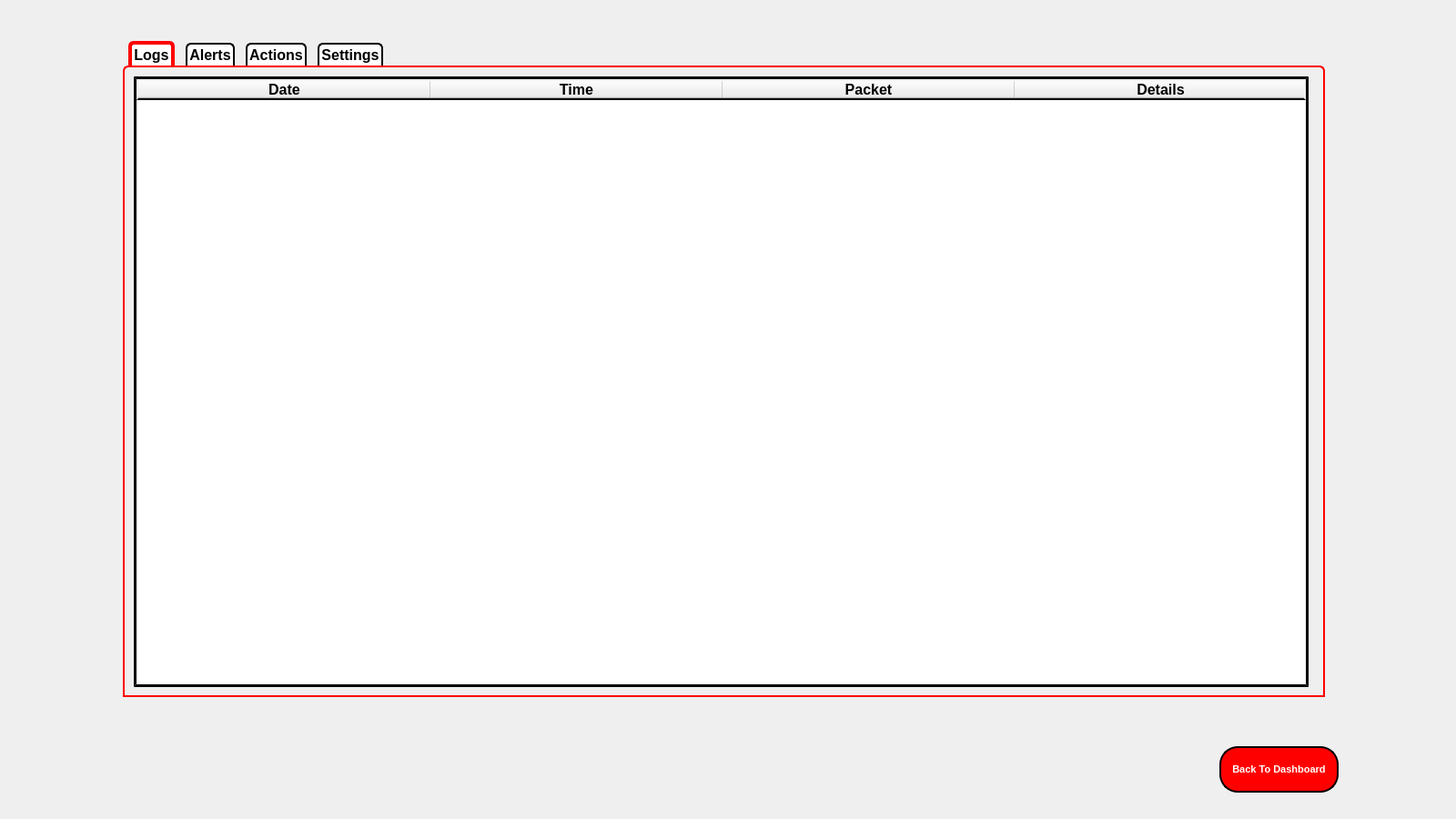
<?xml version="1.0" encoding="UTF-8"?>
<ui version="4.0">
 <class>AdvancedPage</class>
 <widget class="QWidget" name="AdvancedPage">
  <property name="geometry">
   <rect>
    <x>0</x>
    <y>0</y>
    <width>1600</width>
    <height>900</height>
   </rect>
  </property>
  <property name="windowTitle">
   <string>Form</string>
  </property>
  <widget class="QTabWidget" name="tabWidget">
   <property name="geometry">
    <rect>
     <x>135</x>
     <y>45</y>
     <width>1321</width>
     <height>721</height>
    </rect>
   </property>
   <property name="font">
    <font>
     <pointsize>12</pointsize>
     <weight>75</weight>
     <bold>true</bold>
    </font>
   </property>
   <property name="layoutDirection">
    <enum>Qt::LeftToRight</enum>
   </property>
   <property name="styleSheet">
    <string notr="true">QTabWidget::tab-bar {
    alignment: center;
}

QTabBar::tab {
    background-color: white;
    border: 2px solid #C4C4C3;
    border-top-left-radius: 6px;
    border-top-right-radius: 6px;
    border-bottom-left-radius: 0px;
    border-bottom-right-radius: 0px;
    min-width: 50ex;
    padding: 2px;
	margin-left: 6px;
    margin-right: 6px;
}

QTabBar::tab:selected {
    border-color: red;
    border-bottom: 0px;
    border-bottom-left-radius: 0px;
    border-bottom-right-radius: 0px;
	border-width:4px;
}

QTabBar::tab:!selected {
    margin-top: 2px;
    background-color: white;
    border-bottom:0px;
    border-color: black;
    border-bottom-left-radius: 0px;
    border-bottom-right-radius: 0px;
}

QTabWidget:pane  {
    border: 2px solid black; /* Set the border color for the content area */
    border-top-left-radius: 6px;
    border-top-right-radius: 6px;
    border-bottom-left-radius: 0px;
    border-bottom-right-radius: 0px;
}
QTabWidget::tab-bar {
    alignment: center;
}

QTabBar::tab {
    background-color: white;
    border: 2px solid #C4C4C3;
    border-top-left-radius: 6px;
    border-top-right-radius: 6px;
    border-bottom-left-radius: 0px;
    border-bottom-right-radius: 0px;
    min-width: 50ex;
    padding: 2px;
    margin-left: 6px;
    margin-right: 6px;
}

QTabBar::tab:selected {
    border-color: red;
    border-bottom: 0px;
    border-bottom-left-radius: 0px;
    border-bottom-right-radius: 0px;
    border-width: 4px;
}

QTabBar::tab:!selected {
    margin-top: 2px;
    background-color: white;
    border-bottom: 0px;
    border-color: black;
    border-bottom-left-radius: 0px;
    border-bottom-right-radius: 0px;
}

QTabWidget:pane {
    border: 2px solid red; /* Set the border color for the outline of the QTabWidget */
    border-top-left-radius: 6px;
    border-top-right-radius: 6px;
    border-bottom-left-radius: 0px;
    border-bottom-right-radius: 0px;
}</string>
   </property>
   <property name="tabPosition">
    <enum>QTabWidget::North</enum>
   </property>
   <property name="currentIndex">
    <number>0</number>
   </property>
   <widget class="QWidget" name="log">
    <attribute name="title">
     <string>Logs</string>
    </attribute>
    <widget class="QTableWidget" name="logTable">
     <property name="geometry">
      <rect>
       <x>10</x>
       <y>10</y>
       <width>1291</width>
       <height>671</height>
      </rect>
     </property>
     <property name="sizePolicy">
      <sizepolicy hsizetype="Preferred" vsizetype="Preferred">
       <horstretch>0</horstretch>
       <verstretch>0</verstretch>
      </sizepolicy>
     </property>
     <property name="minimumSize">
      <size>
       <width>760</width>
       <height>0</height>
      </size>
     </property>
     <property name="autoFillBackground">
      <bool>false</bool>
     </property>
     <property name="styleSheet">
      <string notr="true"> /* LOG PAGE */
QTableWidget{
border: 3px outset black;
}
QTableWidget:bar{
border: 3px outset black;
}
QHeaderView {
    border: 2px solid black;
	border-top-style:null;
	border-left-style:null;
	border-right-style:null;
}
QTableWidget::item {
    background-color: rgba(255,0,0,90);
	color: black;
}
</string>
     </property>
     <property name="autoScroll">
      <bool>false</bool>
     </property>
     <property name="alternatingRowColors">
      <bool>true</bool>
     </property>
     <property name="selectionMode">
      <enum>QAbstractItemView::ContiguousSelection</enum>
     </property>
     <property name="showGrid">
      <bool>true</bool>
     </property>
     <property name="cornerButtonEnabled">
      <bool>false</bool>
     </property>
     <property name="rowCount">
      <number>0</number>
     </property>
     <attribute name="horizontalHeaderCascadingSectionResizes">
      <bool>false</bool>
     </attribute>
     <attribute name="horizontalHeaderDefaultSectionSize">
      <number>321</number>
     </attribute>
     <attribute name="horizontalHeaderHighlightSections">
      <bool>true</bool>
     </attribute>
     <attribute name="horizontalHeaderShowSortIndicator" stdset="0">
      <bool>false</bool>
     </attribute>
     <attribute name="verticalHeaderVisible">
      <bool>false</bool>
     </attribute>
     <attribute name="verticalHeaderCascadingSectionResizes">
      <bool>false</bool>
     </attribute>
     <attribute name="verticalHeaderHighlightSections">
      <bool>true</bool>
     </attribute>
     <attribute name="verticalHeaderShowSortIndicator" stdset="0">
      <bool>false</bool>
     </attribute>
     <attribute name="verticalHeaderStretchLastSection">
      <bool>false</bool>
     </attribute>
     <column>
      <property name="text">
       <string>Date</string>
      </property>
      <property name="font">
       <font>
        <pointsize>12</pointsize>
        <weight>75</weight>
        <bold>true</bold>
       </font>
      </property>
     </column>
     <column>
      <property name="text">
       <string>Time</string>
      </property>
      <property name="font">
       <font>
        <pointsize>12</pointsize>
        <weight>75</weight>
        <bold>true</bold>
       </font>
      </property>
     </column>
     <column>
      <property name="text">
       <string>Packet</string>
      </property>
      <property name="font">
       <font>
        <pointsize>12</pointsize>
        <weight>75</weight>
        <bold>true</bold>
       </font>
      </property>
     </column>
     <column>
      <property name="text">
       <string>Details</string>
      </property>
      <property name="font">
       <font>
        <pointsize>12</pointsize>
        <weight>75</weight>
        <bold>true</bold>
       </font>
      </property>
     </column>
    </widget>
   </widget>
   <widget class="QWidget" name="alerts">
    <attribute name="title">
     <string>Alerts</string>
    </attribute>
    <widget class="QSplitter" name="splitter">
     <property name="geometry">
      <rect>
       <x>10</x>
       <y>10</y>
       <width>1301</width>
       <height>671</height>
      </rect>
     </property>
     <property name="orientation">
      <enum>Qt::Vertical</enum>
     </property>
     <widget class="QLabel" name="label">
      <property name="font">
       <font>
        <pointsize>19</pointsize>
        <weight>75</weight>
        <bold>true</bold>
       </font>
      </property>
      <property name="layoutDirection">
       <enum>Qt::LeftToRight</enum>
      </property>
      <property name="text">
       <string>Active Alerts</string>
      </property>
      <property name="alignment">
       <set>Qt::AlignCenter</set>
      </property>
     </widget>
     <widget class="QTableWidget" name="activeAlertsTable">
      <property name="styleSheet">
       <string notr="true"> /* ALERTS PAGE */
QTableWidget{
border: 3px outset black;
}
QTableWidget:bar{
border: 3px outset black;
}
QHeaderView {
    border: 2px solid black; /* Adjust the thickness and color as needed */
	border-top-style:null;
	border-left-style:null;
	border-right-style:null;
}
QTableWidget::item {
    background-color: rgba(255,0,0,90);
	color: black;
}
</string>
      </property>
      <property name="sizeAdjustPolicy">
       <enum>QAbstractScrollArea::AdjustIgnored</enum>
      </property>
      <property name="autoScroll">
       <bool>false</bool>
      </property>
      <property name="alternatingRowColors">
       <bool>true</bool>
      </property>
      <property name="cornerButtonEnabled">
       <bool>false</bool>
      </property>
      <property name="rowCount">
       <number>0</number>
      </property>
      <attribute name="horizontalHeaderDefaultSectionSize">
       <number>259</number>
      </attribute>
      <attribute name="verticalHeaderVisible">
       <bool>false</bool>
      </attribute>
      <column>
       <property name="text">
        <string>Date/Time</string>
       </property>
       <property name="font">
        <font>
         <pointsize>12</pointsize>
         <weight>75</weight>
         <bold>true</bold>
        </font>
       </property>
      </column>
      <column>
       <property name="text">
        <string>Source IP</string>
       </property>
       <property name="font">
        <font>
         <pointsize>12</pointsize>
         <weight>75</weight>
         <bold>true</bold>
        </font>
       </property>
      </column>
      <column>
       <property name="text">
        <string>Source Port</string>
       </property>
       <property name="font">
        <font>
         <pointsize>12</pointsize>
         <weight>75</weight>
         <bold>true</bold>
        </font>
       </property>
      </column>
      <column>
       <property name="text">
        <string>Destination Port</string>
       </property>
       <property name="font">
        <font>
         <pointsize>12</pointsize>
         <weight>75</weight>
         <bold>true</bold>
        </font>
       </property>
      </column>
      <column>
       <property name="text">
        <string>Move To Past</string>
       </property>
       <property name="font">
        <font>
         <pointsize>12</pointsize>
         <weight>75</weight>
         <bold>true</bold>
        </font>
       </property>
      </column>
     </widget>
     <widget class="QLabel" name="label_2">
      <property name="font">
       <font>
        <pointsize>19</pointsize>
        <weight>75</weight>
        <bold>true</bold>
       </font>
      </property>
      <property name="layoutDirection">
       <enum>Qt::LeftToRight</enum>
      </property>
      <property name="text">
       <string>Past Alerts</string>
      </property>
      <property name="alignment">
       <set>Qt::AlignCenter</set>
      </property>
     </widget>
     <widget class="QTableWidget" name="pastAlertsTable">
      <property name="styleSheet">
       <string notr="true">QTableWidget{
border: 3px outset black;
}
QTableWidget:bar{
border: 3px outset black;
}
QHeaderView {
    border: 2px solid black; /* Adjust the thickness and color as needed */
	border-top-style:null;
	border-left-style:null;
	border-right-style:null;
}
QTableWidget::item {
	color: black;
	text-align: center;
	background: rgba(128,128,128,60);
}
</string>
      </property>
      <property name="sizeAdjustPolicy">
       <enum>QAbstractScrollArea::AdjustIgnored</enum>
      </property>
      <property name="autoScroll">
       <bool>false</bool>
      </property>
      <property name="alternatingRowColors">
       <bool>true</bool>
      </property>
      <property name="cornerButtonEnabled">
       <bool>false</bool>
      </property>
      <property name="rowCount">
       <number>0</number>
      </property>
      <attribute name="horizontalHeaderDefaultSectionSize">
       <number>322</number>
      </attribute>
      <attribute name="verticalHeaderVisible">
       <bool>false</bool>
      </attribute>
      <column>
       <property name="text">
        <string>Date/Time</string>
       </property>
       <property name="font">
        <font>
         <pointsize>12</pointsize>
         <weight>75</weight>
         <bold>true</bold>
        </font>
       </property>
      </column>
      <column>
       <property name="text">
        <string>Source IP</string>
       </property>
       <property name="font">
        <font>
         <pointsize>12</pointsize>
         <weight>75</weight>
         <bold>true</bold>
        </font>
       </property>
      </column>
      <column>
       <property name="text">
        <string>Source Port</string>
       </property>
       <property name="font">
        <font>
         <pointsize>12</pointsize>
         <weight>75</weight>
         <bold>true</bold>
        </font>
       </property>
      </column>
      <column>
       <property name="text">
        <string>Destination Port</string>
       </property>
       <property name="font">
        <font>
         <pointsize>12</pointsize>
         <weight>75</weight>
         <bold>true</bold>
        </font>
       </property>
      </column>
     </widget>
    </widget>
   </widget>
   <widget class="QWidget" name="action">
    <attribute name="title">
     <string>Actions</string>
    </attribute>
    <widget class="QTableWidget" name="pastAlertsTable_2">
     <property name="geometry">
      <rect>
       <x>0</x>
       <y>0</y>
       <width>1321</width>
       <height>691</height>
      </rect>
     </property>
     <property name="styleSheet">
      <string notr="true">QTableWidget{
border: 3px outset black;
}
QTableWidget:bar{
border: 3px outset black;
}
QHeaderView {
    border: 2px solid black; /* Adjust the thickness and color as needed */
	border-top-style:null;
	border-left-style:null;
	border-right-style:null;
}
QTableWidget::item {
	color: black;
	text-align: center;
	background: rgba(128,128,128,60);
}
</string>
     </property>
     <property name="sizeAdjustPolicy">
      <enum>QAbstractScrollArea::AdjustIgnored</enum>
     </property>
     <property name="autoScroll">
      <bool>false</bool>
     </property>
     <property name="alternatingRowColors">
      <bool>true</bool>
     </property>
     <property name="cornerButtonEnabled">
      <bool>false</bool>
     </property>
     <property name="rowCount">
      <number>0</number>
     </property>
     <attribute name="horizontalHeaderDefaultSectionSize">
      <number>333</number>
     </attribute>
     <attribute name="verticalHeaderVisible">
      <bool>false</bool>
     </attribute>
     <column>
      <property name="text">
       <string>Date</string>
      </property>
      <property name="font">
       <font>
        <pointsize>12</pointsize>
        <weight>75</weight>
        <bold>true</bold>
       </font>
      </property>
     </column>
     <column>
      <property name="text">
       <string>Source IP</string>
      </property>
      <property name="font">
       <font>
        <pointsize>12</pointsize>
        <weight>75</weight>
        <bold>true</bold>
       </font>
      </property>
     </column>
     <column>
      <property name="text">
       <string>Source Port</string>
      </property>
      <property name="font">
       <font>
        <pointsize>12</pointsize>
        <weight>75</weight>
        <bold>true</bold>
       </font>
      </property>
     </column>
     <column>
      <property name="text">
       <string>Destination Port</string>
      </property>
      <property name="font">
       <font>
        <pointsize>12</pointsize>
        <weight>75</weight>
        <bold>true</bold>
       </font>
      </property>
     </column>
     <column>
      <property name="text">
       <string>Suggested Actions</string>
      </property>
      <property name="font">
       <font>
        <pointsize>12</pointsize>
        <weight>75</weight>
        <bold>true</bold>
       </font>
      </property>
     </column>
    </widget>
   </widget>
   <widget class="QWidget" name="settings">
    <attribute name="title">
     <string>Settings</string>
    </attribute>
    <widget class="QSpinBox" name="interfaceSelectionBox">
     <property name="geometry">
      <rect>
       <x>540</x>
       <y>260</y>
       <width>42</width>
       <height>22</height>
      </rect>
     </property>
     <property name="value">
      <number>4</number>
     </property>
    </widget>
    <widget class="QLabel" name="label_3">
     <property name="geometry">
      <rect>
       <x>390</x>
       <y>260</y>
       <width>151</width>
       <height>21</height>
      </rect>
     </property>
     <property name="text">
      <string>&lt;html&gt;&lt;head/&gt;&lt;body&gt;&lt;p&gt;&lt;span style=&quot; font-size:10pt;&quot;&gt;Select Scanning Interface&lt;/span&gt;&lt;/p&gt;&lt;/body&gt;&lt;/html&gt;</string>
     </property>
    </widget>
    <widget class="QLabel" name="label_4">
     <property name="geometry">
      <rect>
       <x>510</x>
       <y>290</y>
       <width>71</width>
       <height>21</height>
      </rect>
     </property>
     <property name="text">
      <string>*Defaule Is 4*</string>
     </property>
    </widget>
    <widget class="QListWidget" name="listWidget">
     <property name="geometry">
      <rect>
       <x>330</x>
       <y>60</y>
       <width>256</width>
       <height>192</height>
      </rect>
     </property>
     <property name="frameShape">
      <enum>QFrame::Box</enum>
     </property>
     <property name="frameShadow">
      <enum>QFrame::Plain</enum>
     </property>
     <property name="lineWidth">
      <number>2</number>
     </property>
    </widget>
    <widget class="QFrame" name="frame_2">
     <property name="geometry">
      <rect>
       <x>830</x>
       <y>110</y>
       <width>141</width>
       <height>103</height>
      </rect>
     </property>
     <property name="styleSheet">
      <string notr="true">QFrame {
    background-color: white;
}
</string>
     </property>
     <property name="frameShape">
      <enum>QFrame::Box</enum>
     </property>
     <property name="frameShadow">
      <enum>QFrame::Plain</enum>
     </property>
     <property name="lineWidth">
      <number>2</number>
     </property>
     <layout class="QGridLayout" name="gridLayout_4">
      <item row="0" column="0">
       <widget class="QLabel" name="label_7">
        <property name="styleSheet">
         <string notr="true">QLabel {
    font-weight: bold;
    font-size: 10pt;
    background-color: transparent;
}
</string>
        </property>
        <property name="text">
         <string>Allow Notifications</string>
        </property>
       </widget>
      </item>
      <item row="1" column="0">
       <widget class="QFrame" name="frame_3">
        <property name="frameShape">
         <enum>QFrame::StyledPanel</enum>
        </property>
        <property name="frameShadow">
         <enum>QFrame::Raised</enum>
        </property>
        <layout class="QGridLayout" name="gridLayout_3">
         <item row="0" column="0">
          <widget class="QCheckBox" name="checkBox">
           <property name="styleSheet">
            <string notr="true">QCheckBox {
    font-weight: bold;
	font-size: 10pt

}
</string>
           </property>
           <property name="text">
            <string>Yes</string>
           </property>
           <property name="checked">
            <bool>true</bool>
           </property>
          </widget>
         </item>
         <item row="0" column="1">
          <widget class="QCheckBox" name="checkBox_2">
           <property name="styleSheet">
            <string notr="true">QCheckBox {
    font-weight: bold;
	font-size: 10pt;
}
</string>
           </property>
           <property name="text">
            <string>No</string>
           </property>
          </widget>
         </item>
         <item row="1" column="0" colspan="2">
          <widget class="QLabel" name="label_8">
           <property name="layoutDirection">
            <enum>Qt::RightToLeft</enum>
           </property>
           <property name="styleSheet">
            <string notr="true">font-color: red;</string>
           </property>
           <property name="text">
            <string>*Default is Yes*</string>
           </property>
           <property name="alignment">
            <set>Qt::AlignCenter</set>
           </property>
          </widget>
         </item>
        </layout>
       </widget>
      </item>
     </layout>
    </widget>
    <widget class="QLabel" name="label_5">
     <property name="geometry">
      <rect>
       <x>370</x>
       <y>30</y>
       <width>171</width>
       <height>21</height>
      </rect>
     </property>
     <property name="styleSheet">
      <string notr="true">QLabel {
    font-weight: bold;
    font-size: 10pt;
}
</string>
     </property>
     <property name="text">
      <string>Scanning Interface Option</string>
     </property>
    </widget>
    <widget class="QLabel" name="label_6">
     <property name="geometry">
      <rect>
       <x>860</x>
       <y>90</y>
       <width>81</width>
       <height>16</height>
      </rect>
     </property>
     <property name="styleSheet">
      <string notr="true">QLabel {
    font-weight: bold;
    font-size: 10pt;
}
</string>
     </property>
     <property name="text">
      <string>Notifications</string>
     </property>
    </widget>
   </widget>
  </widget>
  <widget class="QPushButton" name="dashboardButton">
   <property name="geometry">
    <rect>
     <x>1340</x>
     <y>820</y>
     <width>131</width>
     <height>51</height>
    </rect>
   </property>
   <property name="font">
    <font>
     <pointsize>8</pointsize>
     <weight>75</weight>
     <italic>false</italic>
     <bold>true</bold>
    </font>
   </property>
   <property name="styleSheet">
    <string notr="true">QPushButton{
border: 2px outset black;
background:red;
color: white;
font: bold 8pt;
border-radius: 20px;
}

QPushButton:pressed{
border: 2px outset black;
background:white;
color: black;
font: bold 8pt;
}</string>
   </property>
   <property name="text">
    <string>Back To Dashboard</string>
   </property>
  </widget>
 </widget>
 <resources/>
 <connections/>
</ui>
